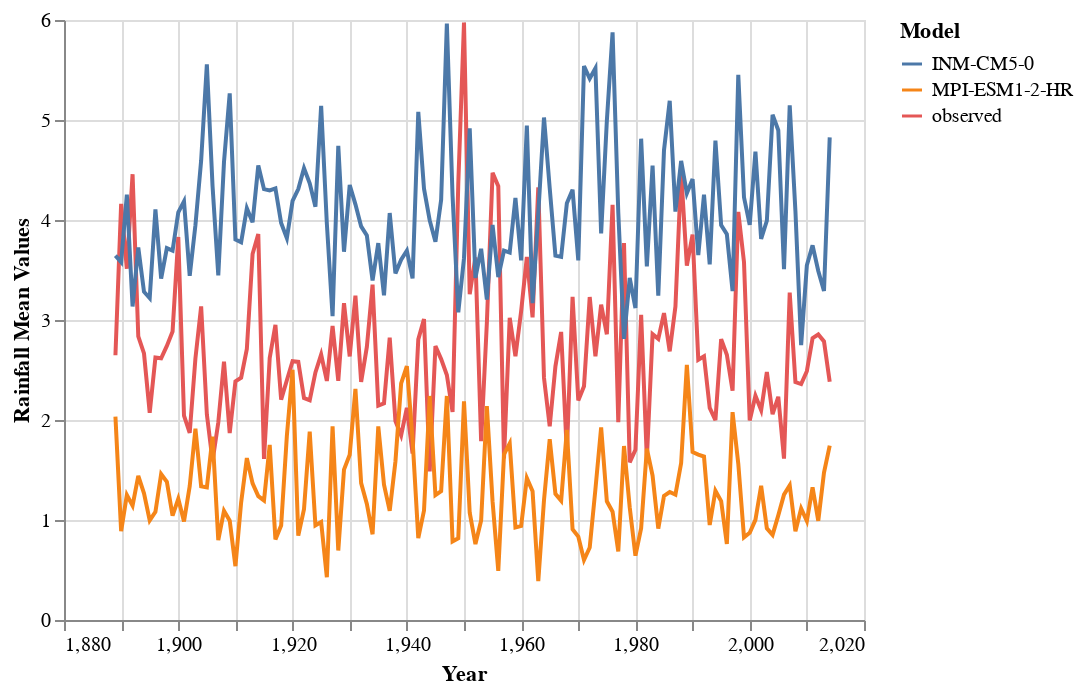

This figure's notebook cell:
### Code cell
# line plot of three models
alt.Chart(eda_df).mark_line().encode(
        x='Year',
        y=alt.Y('value', title='Rainfall Mean Values'),
        color='Model'
)

### Figure 1 — Vega-Lite specification as saved in the notebook (floating-point values rounded to 4 significant figures; data arrays with more than 128 entries replaced by an {"elided": "..."} marker saying what was removed)
{"config": {"view": {"continuousWidth": 400, "continuousHeight": 300}}, "data": {"name": "data-1a56a27a5c09ab5821793620bab4d70e"}, "mark": "line", "encoding": {"color": {"field": "Model", "type": "nominal"}, "x": {"field": "Year", "type": "quantitative"}, "y": {"field": "value", "title": "Rainfall Mean Values", "type": "quantitative"}}, "$schema": "https://vega.github.io/schema/vega-lite/v4.17.0.json", "datasets": {"data-1a56a27a5c09ab5821793620bab4d70e": {"elided": "378 records"}}}
